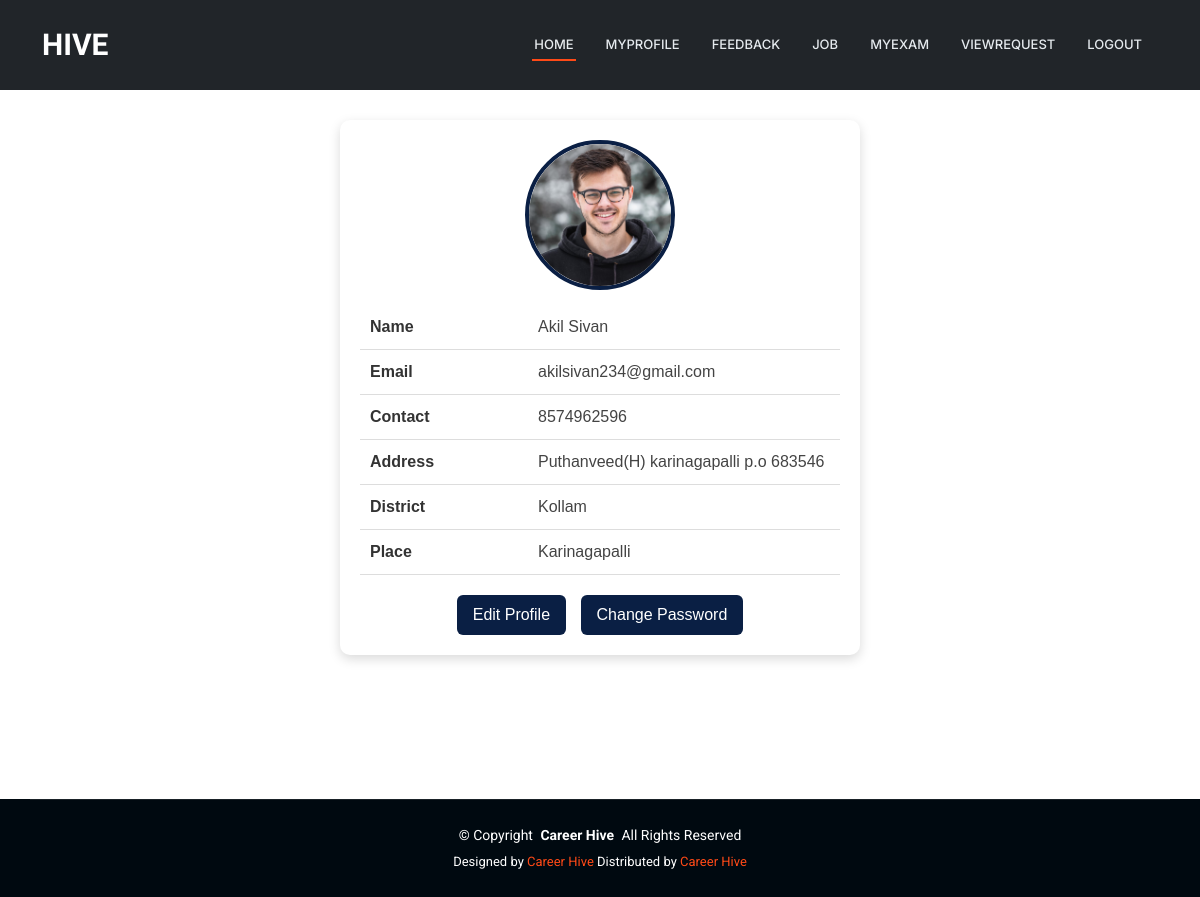
The page /JobProvider/MyProfile/ (signed in) on the database its author committed.
### Guest/models.py (models this page shows)
class tbl_jobprovider(models.Model):
   jobprovider_name = models.CharField(max_length=100)
   jobprovider_email = models.CharField(max_length=50)
   jobprovider_contact = models.CharField(max_length=50)
   jobprovider_address = models.CharField(max_length=100)
   jobprovider_photo = models.FileField(upload_to="Assets/JobProviderDocs/")
   jobprovider_proof = models.FileField(upload_to="Assets/JobProviderDocs/")
   jobprovider_status = models.IntegerField(default=0)
   jobprovider_doj = models.DateField(auto_now_add=True)
   jobprovider_password = models.CharField(max_length=100)
   place = models.ForeignKey(tbl_place,on_delete=models.CASCADE)

### Admin/models.py (models this page shows)
class tbl_place(models.Model):
    place_name=models.CharField(max_length=100)
    district=models.ForeignKey(tbl_district,on_delete=models.CASCADE)

class tbl_district(models.Model):
    district_name=models.CharField(max_length=100)

### JobProvider/views.py (the view)
# urls.py: path('MyProfile/',views.MyProfile,name="MyProfile"),
def MyProfile(request):
    jobproviderdata = tbl_jobprovider.objects.get(id=request.session['jid'])
    return render(request,'JobProvider/MyProfile.html',{'jobprovider':jobproviderdata})

### JobProvider/Templates/JobProvider/MyProfile.html (shortened to what this page needs)
{% extends 'JobProvider/Header.html' %}
{% block content %}
<head>
</head>
<div class="jp-profile-wrapper">
    <div class="jp-profile-card">
        <div class="jp-profile-image">
            <img src="{{ jobprovider.jobprovider_photo.url }}" alt="Profile Photo">
        </div>
        <table class="jp-profile-table">
            <tr>
                <td>Name</td>
                <td>{{ jobprovider.jobprovider_name }}</td>
            </tr>
            <tr>
                <td>Email</td>
                <td>{{ jobprovider.jobprovider_email }}</td>
            </tr>
            <tr>
                <td>Contact</td>
                <td>{{ jobprovider.jobprovider_contact }}</td>
            </tr>
            <tr>
                <td>Address</td>
                <td>{{ jobprovider.jobprovider_address }}</td>
            </tr>
            <tr>
                <td>District</td>
                <td>{{ jobprovider.place.district.district_name }}</td>
            </tr>
            <tr>
                <td>Place</td>
                <td>{{ jobprovider.place.place_name }}</td>
            </tr>
        </table>
        <div class="jp-profile-actions">
            <a href="{% url 'JobProvider:EditProfile' %}" class="jp-profile-btn">
                Edit Profile
            </a>
            <a href="{% url 'JobProvider:ChangePassword' %}" class="jp-profile-btn">
                Change Password
            </a>
        </div>
    </div>
</div>
{% endblock %}

### Guest/static/Main/assets/css/main.css (style rules this page uses)
:root { --default-font: "Roboto", system-ui, -apple-system, "Segoe UI", Roboto, "Helvetica Neue", Arial, "Noto Sans", "Liberation Sans", sans-serif, "Apple Color Emoji", "Segoe UI Emoji", "Segoe UI Symbol", "Noto Color Emoji"; --heading-font: "Raleway", sans-serif; --nav-font: "Inter", sans-serif; }
:root { --background-color: #ffffff; --default-color: #444444; --heading-color: #273d4e; --accent-color: #ff4a17; --surface-color: #ffffff; --contrast-color: #ffffff; }
:root { --nav-color: #e5eaee; --nav-hover-color: #ff4a17; --nav-mobile-background-color: #ffffff; --nav-dropdown-background-color: #ffffff; --nav-dropdown-color: #444444; --nav-dropdown-hover-color: #ff4a17; }
:root { scroll-behavior: smooth; }
body { color: var(--default-color); background-color: var(--background-color); font-family: var(--default-font); }
a { color: var(--accent-color); text-decoration: none; transition: 0.3s; }

### JobProvider/Templates/JobProvider/MyProfile.html (style rules this page uses)
.jp-profile-wrapper { display: flex; justify-content: center; padding: 20px 0; font-family: Arial, sans-serif; }
.jp-profile-card { width: 520px; background-color: #ffffff; border-radius: 10px; box-shadow: 0 4px 12px rgba(0, 0, 0, 0.15); padding: 20px; }
.jp-profile-image { text-align: center; padding-bottom: 15px; }
.jp-profile-image img { width: 150px; height: 150px; border-radius: 50%; object-fit: cover; border: 4px solid #0a1f44; }
.jp-profile-table { width: 100%; border-collapse: collapse; }
.jp-profile-table td { padding: 10px; border-bottom: 1px solid #ddd; }
.jp-profile-table td:first-child { font-weight: bold; color: #333; width: 35%; }
.jp-profile-actions { text-align: center; padding-top: 20px; }
.jp-profile-btn { text-decoration: none; background-color: #0a1f44; color: #ffffff; padding: 8px 16px; border-radius: 6px; margin: 0 5px; display: inline-block; transition: background-color 0.3s ease; }

### rows shown on the page
tbl_jobprovider: jobprovider_photo (picture), jobprovider_name "Akil Sivan", jobprovider_email "akilsivan234@gmail.com", jobprovider_contact "8574962596", jobprovider_address "Puthanveed(H) karinagapalli p.o 683546", place.district.district_name "Kollam", place.place_name "Karinagapalli"
